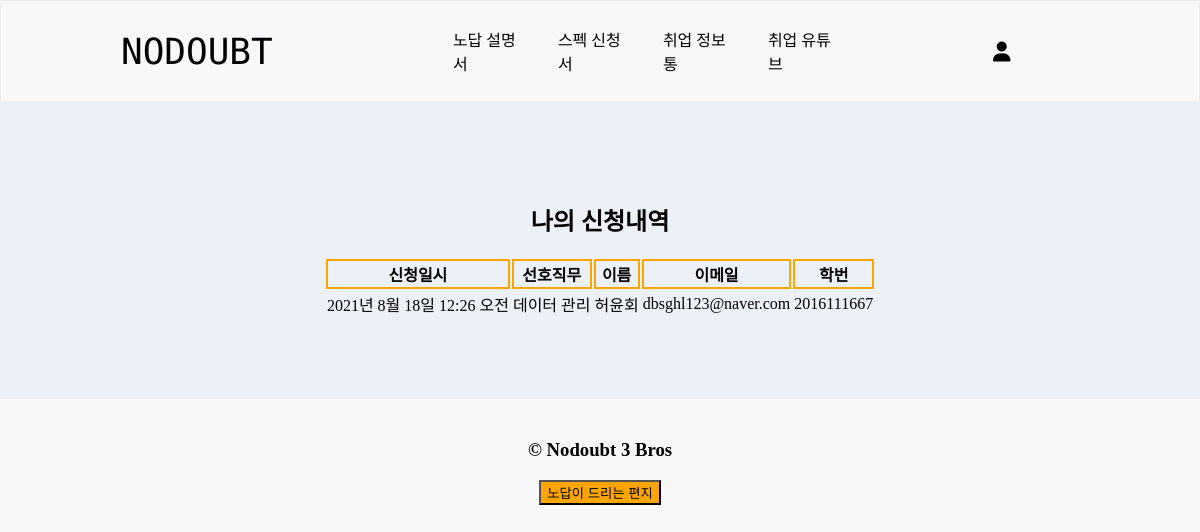
Before: /users/mypage/ (signed in) with the older database file.
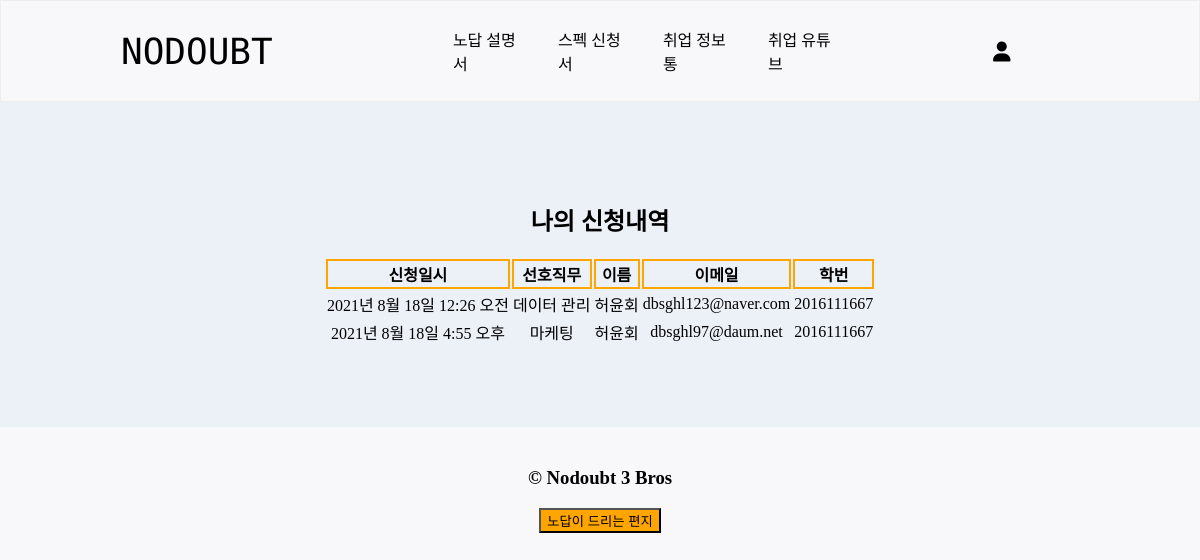
After: the same page with the newer database file.
### main/models.py (models this page shows, shortened)
class Request(models.Model):
    EMPLOY_TYPE_CHOICES = {
        ('정규', '정규'),
        ('인턴', '인턴'),
        ('IPP', 'IPP')
    }
    id = models.AutoField(primary_key=True)
    employ_type = models.CharField(max_length=20, choices=EMPLOY_TYPE_CHOICES)
    job_type = models.CharField(max_length=30)
    writer = models.ForeignKey(User, on_delete=models.CASCADE)
    name = models.CharField(max_length=20)
    school_number = models.CharField(max_length=30)
    email = models.CharField(max_length=100)
    pub_date = models.DateTimeField()

### users/views.py (the view)
# urls.py: path('mypage/', views.mypage, name="mypage"),
def mypage(request):
    user = request.user
    requests = Request.objects.filter(writer=user)
    return render(request, 'users/mypage.html',{'requests':requests})

### users/templates/users/mypage.html
{% extends 'base.html' %}
{% load static %}
{% block content %}
<div class="mypage">
    <h2 id="mypage_first_title">나의 신청내역</h2>
    <table class="mypage_first">
        <thead class="mypage_first_head">
            <tr>
                <th scope="col" id="board" class="mypage_first_head_th mypage_pubdate">신청일시</th>
                <th scope="col" id="board" class="mypage_first_head_th mypage_job_type">선호직무</th>
                <th scope="col" id="board" class="mypage_first_head_th mypage_name">이름</th>
                <th scope="col" id="board" class="mypage_first_head_th mypage_email">이메일</th>
                <th scope="col" id="board" class="mypage_first_head_th mypage_school_number">학번</th>
            </tr>
        </thead>
        <tbody class="mypage_first_body">
            {% for request in requests %}
            <tr>
                <td class="mypage_first_body_td mypage_pubdate">{{request.pub_date}}</td>
                <td class="mypage_first_body_td mypage_job_type">{{request.job_type}}</td>
                <td class="mypage_first_body_td mypage_name">{{request.name}}</td>
                <td class="mypage_first_body_td mypage_email">{{request.email}}</td>
                <td class="mypage_first_body_td mypage_school_number">{{request.school_number}}</td>
            </tr>
            {% endfor %}
        </tbody>
    </table>
</div>
{% endblock%}

### nodoubt/templates/base.html (shortened to what this page needs)
<!DOCTYPE html>
{% load static %}
<html lang="en">
<head>
    <link rel="stylesheet" href="{% static 'css/version1.css' %}" media="screen and (min-width:1398px)"/>
    <link rel="stylesheet" href="{% static 'css/version2.css' %}" media="screen and (min-width:1024px) and (max-width:1397px)"/>
    <link rel="stylesheet" href="{% static 'css/version3.css' %}" media="screen and (min-width:768px) and (max-width:1023px)"/>
    <link rel="stylesheet" href="{% static 'css/version4.css' %}" media="screen and (min-width:601px) and (max-width:767px)"/>
    <link rel="stylesheet" href="{% static 'css/version5.css' %}" media="screen and (min-width:425px) and (max-width:600px)"/>
    <link rel="stylesheet" href="{% static 'css/version6.css' %}" media="screen and (min-width:375px) and (max-width:424px)"/>
    <link rel="stylesheet" href="{% static 'css/version7.css' %}" media="screen and (min-width:320px) and (max-width:374px)"/>
</head>
<body>
    {% include 'shared/navbar.html' %}
    {% block content %}
    {% endblock %}
    {% include 'shared/footer.html' %}
</body>
</html>

### nodoubt/templates/shared/navbar.html (shortened to what this page needs)
<div class="menu">
    <div class="menu_form menu_company">
        <a href="{% url 'main:showmain' %}">NODOUBT</a>
    </div>
    <div class="menu_form menu_content mobile_no">
        <div class="menu_content_page"><a onclick="fnMove('first')">노답 설명서</a></div>
        <div class="menu_content_page"><a onclick="fnMove('second_h2')">스펙 신청서</a></div>
        <div class="menu_content_page"><a onclick="fnMove('issue')">취업 정보통</a></div>
        <div class="menu_content_page"><a onclick="fnMove('ready')">취업 유튜브</a></div>
    </div>
    <div class="menu_form menu_right">
        <div class="dropdown dropdown_left">
            <i class="fas fa-user fa-lg dropbtn"></i>
        </div>
    </div>
</div>

### nodoubt/templates/shared/footer.html
<div class="footer">
    <h3>&copy; Nodoubt 3 Bros</h3>
    <a href="{% url 'main:letter' %}"><button style="background-color: orange">노답이 드리는 편지</button></a>
    <br>
    <br>
    <br>
</div>

### nodoubt/static/css/version1.css (style rules this page uses)
html { background-color: rgb(248,248,250); }
body { margin: 0; }
a { text-decoration: none; color: black; }
.menu { display: flex; border-bottom: 1px solid rgb(219, 218, 218); height: 100px; justify-content: space-between; align-items: center; padding: 0% 16%; }
.menu_company { font-size: 36px; font-family: 'Monoton', sans-serif; width: 170px; }
.menu_content { display: flex; margin-left: 10%; }
.menu_content_page { font-family: 'Roboto', sans-serif; margin: 0 15px; }
.menu_right { width: 170px; display: flex; }
.dropbtn { padding: 16px; font-size: 16px; border: none; }
.dropdown { position: relative; display: inline-block; }
.dropdown_left { margin-left: 40%; }
.fa-folder-plus, .fa-user { font-size: 20px; }
.footer { margin-top: 40px; text-align: center; }
.mypage { background-color: rgba(130, 168, 212, 0.1); padding: 80px; }
#mypage_first_title { text-align: center; }
.mypage_first { text-align: center; margin: auto; }
.mypage_first_head_th { border: 2px solid orange; }

### nodoubt/static/css/version2.css (style rules this page uses)
html { background-color: rgb(248,248,250); }
body { margin: 0; }
a { text-decoration: none; color: black; }
.menu { display: flex; border: 1px solid rgb(237,237,237); height: 100px; justify-content: space-between; align-items: center; padding: 0% 10%; }
.menu_company { font-size: 36px; font-family: 'Monoton', sans-serif; width: 170px; }
.menu_content { display: flex; margin-left: 10%; }
.menu_content_page { font-family: 'Roboto', sans-serif; margin: 0 15px; width: 75px; }
.menu_right { width: 170px; display: flex; }
.dropbtn { padding: 16px; font-size: 16px; border: none; }
.dropdown { position: relative; display: inline-block; }
.dropdown_left { margin-left: 40%; }
.fa-folder-plus, .fa-user { font-size: 20px; }
.footer { margin-top: 40px; text-align: center; }
.mypage { background-color: rgba(130, 168, 212, 0.1); padding: 80px; }
#mypage_first_title { text-align: center; }
.mypage_first { text-align: center; margin: auto; }
.mypage_first_head_th { border: 2px solid orange; }

### nodoubt/static/css/version3.css (style rules this page uses)
html { background-color: rgb(248,248,250); }
body { margin: 0; }
a { text-decoration: none; color: black; }
.menu { display: flex; border: 1px solid rgb(237,237,237); height: 100px; justify-content: space-between; align-items: center; padding: 0% 6%; }
.menu_company { font-size: 36px; font-family: 'Monoton', sans-serif; width: 170px; }
.menu_content { display: flex; margin-left: 10%; }
.menu_content_page { font-family: 'Roboto', sans-serif; margin: 0 15px; width: 44px; }
.menu_right { width: 170px; display: flex; }
.dropbtn { padding: 16px; font-size: 16px; border: none; }
.dropdown { position: relative; display: inline-block; }
.dropdown_left { margin-left: 40%; }
.fa-folder-plus, .fa-user { font-size: 20px; }
.footer { margin-top: 40px; text-align: center; }
.mypage { background-color: rgba(130, 168, 212, 0.1); padding: 80px; }
#mypage_first_title { text-align: center; }
.mypage_first { text-align: center; margin: auto; }
.mypage_first_head_th { border: 2px solid orange; }

### nodoubt/static/css/version4.css (style rules this page uses)
html { background-color: rgb(248,248,250); margin: auto; }
body { margin: 0; }
a { text-decoration: none; color: black; }
.menu { display: flex; border: 1px solid rgb(237,237,237); height: 100px; justify-content: space-between; align-items: center; padding: 0% 6%; }
.menu_company { font-size: 36px; font-family: 'Monoton', sans-serif; width: 170px; }
.menu_content { margin-left: 10%; }
.menu_content_page { font-family: 'Roboto', sans-serif; margin: 0 15px; width: 44px; }
.menu_right { display: flex; }
.dropbtn { padding: 16px; font-size: 16px; border: none; }
.dropdown { position: relative; display: inline-block; }
.dropdown_left { margin-left: 40%; }
.fa-folder-plus, .fa-user { font-size: 20px; }
.mobile_no { display: none; }
.footer { margin-top: 40px; text-align: center; }
.mypage { background-color: rgba(130, 168, 212, 0.1); padding: 24px; }
#mypage_first_title { text-align: center; }
.mypage_first { text-align: center; margin: auto; }
.mypage_first_head_th { border: 2px solid orange; }

Changed rows visible on the page:
added Request: pub_date "2021년 8월 18일 4:55 오후", job_type "마케팅", name "허윤회", email "dbsghl97@daum.net", school_number "2016111667"
